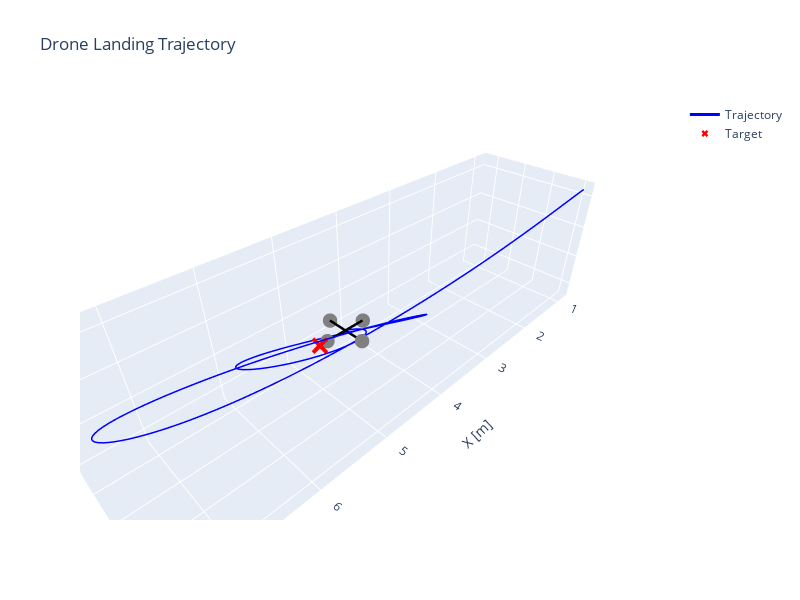

Write notebook code for a chart like this one.
### Markdown cell above
# 3. Drone control in real situation - study of the impact of delay and losses

### Code cell
from DroneEnv import DroneLandingEnv, plot_xy_z,plot_trajectory_3d
from PIDCon import PIDController
import numpy as np

# --- Simulation with PID ---
env = DroneLandingEnv(render_mode=None)
obs, info = env.reset(init_pos=np.array([1.0, 1.0, 1.0]))
done = False
states = []

# Example PID gains (tune these!)
pid = PIDController(Kp=[0.5,0.5,0.8], Ki=[0.0,0.0,0.0], Kd=[0.2,0.2,0.3], dt=env.dt, integral_limit=0.5, z_fixed_speed= None)

while not done:
    pos = obs[:3]
    vel = obs[3:]
    error = env.target - pos

    # Compute PID action
    action = pid.compute(error)

    obs, reward, terminated, truncated, info = env.step(action)
    states.append(obs.copy())
    done = terminated or truncated

env.close()

states = np.array(states)
x, y, z = states[:,0], states[:,1], states[:,2]
target = env.target

# --- Plot results ---
plot_trajectory_3d(x, y, z, target)
plot_xy_z(x, y, z, target, env.dt)

### Figure 1 — Plotly figure (JSON) as saved in the notebook; plotly's stock layout.template omitted (floating-point values rounded to 4 significant figures; data arrays with more than 128 entries replaced by an {"elided": "..."} marker saying what was removed)
{"data": [{"line": {"color": "blue", "width": 3}, "mode": "lines", "name": "Trajectory", "x": {"elided": "200 float values"}, "y": {"elided": "200 float values"}, "z": {"elided": "200 float values"}, "type": "scatter3d"}, {"marker": {"color": "red", "size": 6, "symbol": "x"}, "mode": "markers", "name": "Target", "x": [5.0], "y": [0.0], "z": [0.0], "type": "scatter3d"}, {"line": {"color": "black", "width": 5}, "mode": "lines", "showlegend": false, "x": [4.293, 4.893], "y": [0.01644, 0.01644], "z": [0.02022, 0.02022], "type": "scatter3d"}, {"line": {"color": "black", "width": 5}, "mode": "lines", "showlegend": false, "x": [4.593, 4.593], "y": [-0.2836, 0.3164], "z": [0.02022, 0.02022], "type": "scatter3d"}, {"marker": {"color": "gray", "size": 5, "symbol": "circle"}, "mode": "markers", "showlegend": false, "x": [4.893], "y": [0.01644], "z": [0.02022], "type": "scatter3d"}, {"marker": {"color": "gray", "size": 5, "symbol": "circle"}, "mode": "markers", "showlegend": false, "x": [4.293], "y": [0.01644], "z": [0.02022], "type": "scatter3d"}, {"marker": {"color": "gray", "size": 5, "symbol": "circle"}, "mode": "markers", "showlegend": false, "x": [4.593], "y": [0.3164], "z": [0.02022], "type": "scatter3d"}, {"marker": {"color": "gray", "size": 5, "symbol": "circle"}, "mode": "markers", "showlegend": false, "x": [4.593], "y": [-0.2836], "z": [0.02022], "type": "scatter3d"}], "layout": {"scene": {"xaxis": {"title": {"text": "X [m]"}}, "yaxis": {"title": {"text": "Y [m]"}}, "zaxis": {"title": {"text": "Z [m]"}}, "aspectmode": "data"}, "title": {"text": "Drone Landing Trajectory"}, "width": 800, "height": 600}}
